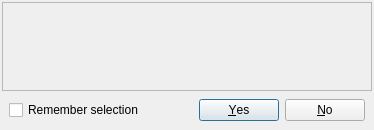
<?xml version="1.0" encoding="UTF-8"?>
<ui version="4.0">
 <class>QuestionBoxMemory</class>
 <widget class="QDialog" name="QuestionBoxMemory">
  <property name="geometry">
   <rect>
    <x>0</x>
    <y>0</y>
    <width>374</width>
    <height>130</height>
   </rect>
  </property>
  <property name="windowTitle">
   <string notr="true">Placeholder</string>
  </property>
  <layout class="QVBoxLayout" name="verticalLayout" stretch="1,0">
   <property name="spacing">
    <number>1</number>
   </property>
   <property name="margin">
    <number>2</number>
   </property>
   <item>
    <widget class="QFrame" name="frame">
     <property name="frameShape">
      <enum>QFrame::StyledPanel</enum>
     </property>
     <property name="frameShadow">
      <enum>QFrame::Raised</enum>
     </property>
     <layout class="QHBoxLayout" name="horizontalLayout" stretch="0,0">
      <item>
       <widget class="QLabel" name="iconLabel">
        <property name="sizePolicy">
         <sizepolicy hsizetype="Fixed" vsizetype="Preferred">
          <horstretch>0</horstretch>
          <verstretch>0</verstretch>
         </sizepolicy>
        </property>
        <property name="minimumSize">
         <size>
          <width>36</width>
          <height>36</height>
         </size>
        </property>
        <property name="autoFillBackground">
         <bool>false</bool>
        </property>
        <property name="text">
         <string/>
        </property>
        <property name="alignment">
         <set>Qt::AlignLeading|Qt::AlignLeft|Qt::AlignTop</set>
        </property>
       </widget>
      </item>
      <item>
       <widget class="QLabel" name="messageLabel">
        <property name="font">
         <font>
          <pointsize>9</pointsize>
         </font>
        </property>
        <property name="text">
         <string/>
        </property>
        <property name="alignment">
         <set>Qt::AlignLeading|Qt::AlignLeft|Qt::AlignTop</set>
        </property>
        <property name="wordWrap">
         <bool>true</bool>
        </property>
       </widget>
      </item>
     </layout>
    </widget>
   </item>
   <item>
    <layout class="QHBoxLayout" name="horizontalLayout_2">
     <property name="margin">
      <number>7</number>
     </property>
     <item>
      <widget class="QCheckBox" name="rememberCheckBox">
       <property name="text">
        <string>Remember selection</string>
       </property>
      </widget>
     </item>
     <item>
      <widget class="QDialogButtonBox" name="buttonBox">
       <property name="orientation">
        <enum>Qt::Horizontal</enum>
       </property>
       <property name="standardButtons">
        <set>QDialogButtonBox::No|QDialogButtonBox::Yes</set>
       </property>
      </widget>
     </item>
    </layout>
   </item>
  </layout>
 </widget>
 <resources/>
 <connections>
  <connection>
   <sender>buttonBox</sender>
   <signal>accepted()</signal>
   <receiver>QuestionBoxMemory</receiver>
   <slot>accept()</slot>
   <hints>
    <hint type="sourcelabel">
     <x>248</x>
     <y>254</y>
    </hint>
    <hint type="destinationlabel">
     <x>157</x>
     <y>274</y>
    </hint>
   </hints>
  </connection>
  <connection>
   <sender>buttonBox</sender>
   <signal>rejected()</signal>
   <receiver>QuestionBoxMemory</receiver>
   <slot>reject()</slot>
   <hints>
    <hint type="sourcelabel">
     <x>316</x>
     <y>260</y>
    </hint>
    <hint type="destinationlabel">
     <x>286</x>
     <y>274</y>
    </hint>
   </hints>
  </connection>
 </connections>
</ui>
